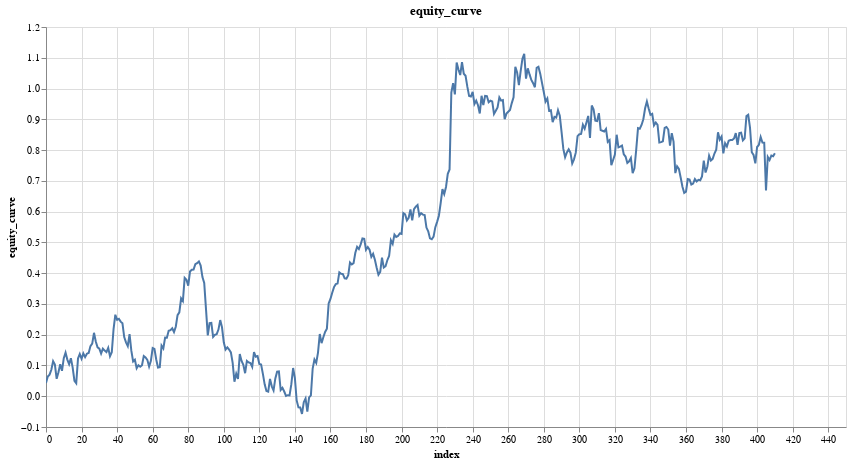

The code cell stored with this chart in its notebook:
### Code cell
# Plot equity curve
research.plot_column(trade_results, 'equity_curve')

### Figure 1 — Vega-Lite specification as saved in the notebook (floating-point values rounded to 4 significant figures; data arrays with more than 128 entries replaced by an {"elided": "..."} marker saying what was removed)
{"config": {"view": {"continuousWidth": 300, "continuousHeight": 300}}, "data": {"name": "data-cee478acd02e95c75305290e5fe73545"}, "mark": {"type": "line", "tooltip": true}, "encoding": {"x": {"field": "index", "type": "quantitative"}, "y": {"field": "equity_curve", "type": "quantitative"}}, "height": 400, "params": [{"name": "param_1", "select": {"type": "interval", "encodings": ["x", "y"]}, "bind": "scales"}], "title": "equity_curve", "width": 800, "$schema": "https://vega.github.io/schema/vega-lite/v5.20.1.json", "datasets": {"data-cee478acd02e95c75305290e5fe73545": {"elided": "411 records"}}}
